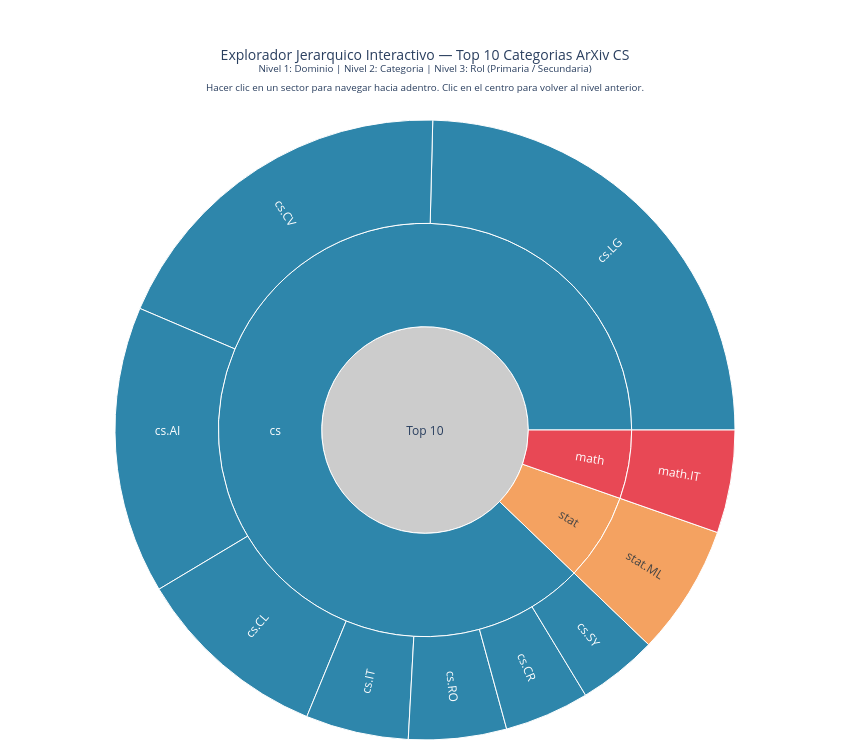

Notebook code for this chart:
### Markdown cell above
## 7e : Sunburst Chart Interactivo (Plotly)

### Code cell
# Plotly ya viene instalado en Colab, no requiere instalacion adicional.
import plotly.express as px
import plotly.graph_objects as go
from IPython.display import display, HTML

# ----------------------------------------------------------------
# CONSTRUCCION DE LA JERARQUIA
# Nivel 1: Prefijo de dominio (cs, math, eess, stat, etc.)
# Nivel 2: Categoria completa (cs.LG, cs.AI, math.NA, etc.)
# Nivel 3: Rol en el articulo (Primaria / Secundaria)
#
# Solo se incluyen articulos que contienen al menos una etiqueta
# del Top 10. La jerarquia se construye desde la perspectiva de
# cada etiqueta del Top 10: para cada articulo que la contiene,
# se registra si esa etiqueta actua como primaria o secundaria.
# ----------------------------------------------------------------

top10_set = set(top10)

rows_sunburst = []

for _, row in df.iterrows():
    cats = row['cat_list']
    cats_in_top10 = [c for c in cats if c in top10_set]

    if not cats_in_top10:
        continue

    primary = row['primary_category']

    for cat in cats_in_top10:
        prefix = cat.split('.')[0]
        rol = 'Primaria' if cat == primary else 'Secundaria'

        rows_sunburst.append({
            'Prefijo': prefix,
            'Categoria': cat,
            'Rol': rol,
            'Conteo': 1
        })

df_sunburst = pd.DataFrame(rows_sunburst)

# Agregar conteos por cada combinacion Prefijo / Categoria / Rol
df_agg = (
    df_sunburst
    .groupby(['Prefijo', 'Categoria', 'Rol'], as_index=False)
    .sum()
)

# ----------------------------------------------------------------
# PALETA DE COLORES
# Cada prefijo de dominio recibe un color base distinto.
# Los roles (Primaria / Secundaria) heredan tonos del mismo color.
# ----------------------------------------------------------------

prefijos_unicos = df_agg['Prefijo'].unique().tolist()

paleta_base = [
    '#2E86AB', '#E84855', '#F4A261', '#2DC653', '#9B5DE5',
    '#F15BB5', '#FEE440', '#00BBF9', '#00F5D4', '#FF6B6B'
]

color_prefijo = {p: paleta_base[i % len(paleta_base)] for i, p in enumerate(prefijos_unicos)}

# Asignar color a cada fila segun prefijo
df_agg['Color'] = df_agg['Prefijo'].map(color_prefijo)

# ----------------------------------------------------------------
# CONSTRUCCION DEL SUNBURST CON go.Sunburst
# Se construyen manualmente los nodos de cada nivel para tener
# control total sobre etiquetas, valores y colores.
# ----------------------------------------------------------------

ids      = []
labels   = []
parents  = []
values   = []
colors   = []
customs  = []  # texto para hover

# Nivel raiz (invisible, solo sirve como ancla)
ids.append('root')
labels.append('Top 10')
parents.append('')
values.append(int(df_agg['Conteo'].sum()))
colors.append('#CCCCCC')
customs.append('Total de menciones en el Top 10')

# Nivel 1: Prefijos de dominio
for prefijo in prefijos_unicos:
    sub = df_agg[df_agg['Prefijo'] == prefijo]
    total_prefijo = int(sub['Conteo'].sum())
    n_cats = sub['Categoria'].nunique()

    ids.append(prefijo)
    labels.append(prefijo)
    parents.append('root')
    values.append(total_prefijo)
    colors.append(color_prefijo[prefijo])
    customs.append(
        f'Dominio: {prefijo}<br>'
        f'Total menciones: {total_prefijo:,}<br>'
        f'Categorias en Top 10: {n_cats}'
    )

# Nivel 2: Categorias completas
for cat in df_agg['Categoria'].unique():
    sub_cat = df_agg[df_agg['Categoria'] == cat]
    prefijo = cat.split('.')[0]
    total_cat = int(sub_cat['Conteo'].sum())
    n_primaria = int(sub_cat.loc[sub_cat['Rol'] == 'Primaria', 'Conteo'].sum())
    n_secundaria = int(sub_cat.loc[sub_cat['Rol'] == 'Secundaria', 'Conteo'].sum())
    pct_primaria = round(100 * n_primaria / total_cat, 1) if total_cat > 0 else 0

    ids.append(cat)
    labels.append(cat)
    parents.append(prefijo)
    values.append(total_cat)
    colors.append(color_prefijo.get(prefijo, '#AAAAAA'))
    customs.append(
        f'Categoria: {cat}<br>'
        f'Total menciones: {total_cat:,}<br>'
        f'Como Primaria: {n_primaria:,} ({pct_primaria}%)<br>'
        f'Como Secundaria: {n_secundaria:,} ({100 - pct_primaria}%)'
    )

# Nivel 3: Rol (Primaria / Secundaria)
for _, row in df_agg.iterrows():
    node_id = f"{row['Categoria']}_{row['Rol']}"
    pct = round(100 * row['Conteo'] / df_agg.loc[df_agg['Categoria'] == row['Categoria'], 'Conteo'].sum(), 1)

    ids.append(node_id)
    labels.append(row['Rol'])
    parents.append(row['Categoria'])
    values.append(int(row['Conteo']))
    colors.append(
        color_prefijo.get(row['Categoria'].split('.')[0], '#AAAAAA')
        if row['Rol'] == 'Primaria'
        else '#CCCCCC'
    )
    customs.append(
        f"Categoria: {row['Categoria']}<br>"
        f"Rol: {row['Rol']}<br>"
        f"Menciones: {int(row['Conteo']):,} ({pct}% de la categoria)"
    )

# ----------------------------------------------------------------
# FIGURA
# ----------------------------------------------------------------

fig = go.Figure(go.Sunburst(
    ids=ids,
    labels=labels,
    parents=parents,
    values=values,
    marker=dict(colors=colors),
    customdata=customs,
    hovertemplate='%{customdata}<extra></extra>',
    branchvalues='total',
    maxdepth=3,
    insidetextorientation='radial'
))

fig.update_layout(
    title=dict(
        text=(
            'Explorador Jerarquico Interactivo — Top 10 Categorias ArXiv CS<br>'
            '<sup>Nivel 1: Dominio | Nivel 2: Categoria | Nivel 3: Rol (Primaria / Secundaria)</sup><br>'
            '<sup>Hacer clic en un sector para navegar hacia adentro. '
            'Clic en el centro para volver al nivel anterior.</sup>'
        ),
        x=0.5,
        xanchor='center',
        font=dict(size=14)
    ),
    margin=dict(t=120, l=10, r=10, b=10),
    width=850,
    height=750
)

fig.show()

# Exportar como HTML interactivo para compartir o abrir en el navegador
fig.write_html('sunburst_arxiv_top10.html')
print('Figura interactiva guardada como sunburst_arxiv_top10.html')
print('El archivo HTML se puede abrir en cualquier navegador sin dependencias adicionales.')

### Figure 1 — Plotly figure (JSON) as saved in the notebook; plotly's stock layout.template omitted (floating-point values rounded to 4 significant figures)
{"data": [{"branchvalues": "total", "customdata": ["Total de menciones en el Top 10", "Dominio: cs<br>Total menciones: 833,356<br>Categorias en Top 10: 8", "Dominio: math<br>Total menciones: 50,902<br>Categorias en Top 10: 1", "Dominio: stat<br>Total menciones: 64,603<br>Categorias en Top 10: 1", "Categoria: cs.AI<br>Total menciones: 142,311<br>Como Primaria: 35,511 (25.0%)<br>Como Secundaria: 106,800 (75.0%)", "Categoria: cs.CL<br>Total menciones: 96,696<br>Como Primaria: 77,738 (80.4%)<br>Como Secundaria: 18,958 (19.599999999999994%)", "Categoria: cs.CR<br>Total menciones: 41,963<br>Como Primaria: 31,310 (74.6%)<br>Como Secundaria: 10,653 (25.400000000000006%)", "Categoria: cs.CV<br>Total menciones: 180,144<br>Como Primaria: 142,953 (79.4%)<br>Como Secundaria: 37,191 (20.599999999999994%)", "Categoria: cs.IT<br>Total menciones: 50,902<br>Como Primaria: 39,054 (76.7%)<br>Como Secundaria: 11,848 (23.299999999999997%)", "Categoria: cs.LG<br>Total menciones: 233,426<br>Como Primaria: 127,899 (54.8%)<br>Como Secundaria: 105,527 (45.2%)", "Categoria: cs.RO<br>Total menciones: 48,442<br>Como Primaria: 37,322 (77.0%)<br>Como Secundaria: 11,120 (23.0%)", "Categoria: cs.SY<br>Total menciones: 39,472<br>Como Primaria: 4,949 (12.5%)<br>Como Secundaria: 34,523 (87.5%)", "Categoria: math.IT<br>Total menciones: 50,902<br>Como Primaria: 0 (0.0%)<br>Como Secundaria: 50,902 (100.0%)", "Categoria: stat.ML<br>Total menciones: 64,603<br>Como Primaria: 17,215 (26.6%)<br>Como Secundaria: 47,388 (73.4%)", "Categoria: cs.AI<br>Rol: Primaria<br>Menciones: 35,511 (25.0% de la categoria)", "Categoria: cs.AI<br>Rol: Secundaria<br>Menciones: 106,800 (75.0% de la categoria)", "Categoria: cs.CL<br>Rol: Primaria<br>Menciones: 77,738 (80.4% de la categoria)", "Categoria: cs.CL<br>Rol: Secundaria<br>Menciones: 18,958 (19.6% de la categoria)", "Categoria: cs.CR<br>Rol: Primaria<br>Menciones: 31,310 (74.6% de la categoria)", "Categoria: cs.CR<br>Rol: Secundaria<br>Menciones: 10,653 (25.4% de la categoria)", "Categoria: cs.CV<br>Rol: Primaria<br>Menciones: 142,953 (79.4% de la categoria)", "Categoria: cs.CV<br>Rol: Secundaria<br>Menciones: 37,191 (20.6% de la categoria)", "Categoria: cs.IT<br>Rol: Primaria<br>Menciones: 39,054 (76.7% de la categoria)", "Categoria: cs.IT<br>Rol: Secundaria<br>Menciones: 11,848 (23.3% de la categoria)", "Categoria: cs.LG<br>Rol: Primaria<br>Menciones: 127,899 (54.8% de la categoria)", "Categoria: cs.LG<br>Rol: Secundaria<br>Menciones: 105,527 (45.2% de la categoria)", "Categoria: cs.RO<br>Rol: Primaria<br>Menciones: 37,322 (77.0% de la categoria)", "Categoria: cs.RO<br>Rol: Secundaria<br>Menciones: 11,120 (23.0% de la categoria)", "Categoria: cs.SY<br>Rol: Primaria<br>Menciones: 4,949 (12.5% de la categoria)", "Categoria: cs.SY<br>Rol: Secundaria<br>Menciones: 34,523 (87.5% de la categoria)", "Categoria: math.IT<br>Rol: Secundaria<br>Menciones: 50,902 (100.0% de la categoria)", "Categoria: stat.ML<br>Rol: Primaria<br>Menciones: 17,215 (26.6% de la categoria)", "Categoria: stat.ML<br>Rol: Secundaria<br>Menciones: 47,388 (73.4% de la categoria)"], "hovertemplate": "%{customdata}<extra></extra>", "ids": ["root", "cs", "math", "stat", "cs.AI", "cs.CL", "cs.CR", "cs.CV", "cs.IT", "cs.LG", "cs.RO", "cs.SY", "math.IT", "stat.ML", "cs.AI_Primaria", "cs.AI_Secundaria", "cs.CL_Primaria", "cs.CL_Secundaria", "cs.CR_Primaria", "cs.CR_Secundaria", "cs.CV_Primaria", "cs.CV_Secundaria", "cs.IT_Primaria", "cs.IT_Secundaria", "cs.LG_Primaria", "cs.LG_Secundaria", "cs.RO_Primaria", "cs.RO_Secundaria", "cs.SY_Primaria", "cs.SY_Secundaria", "math.IT_Secundaria", "stat.ML_Primaria", "stat.ML_Secundaria"], "insidetextorientation": "radial", "labels": ["Top 10", "cs", "math", "stat", "cs.AI", "cs.CL", "cs.CR", "cs.CV", "cs.IT", "cs.LG", "cs.RO", "cs.SY", "math.IT", "stat.ML", "Primaria", "Secundaria", "Primaria", "Secundaria", "Primaria", "Secundaria", "Primaria", "Secundaria", "Primaria", "Secundaria", "Primaria", "Secundaria", "Primaria", "Secundaria", "Primaria", "Secundaria", "Secundaria", "Primaria", "Secundaria"], "marker": {"colors": ["#CCCCCC", "#2E86AB", "#E84855", "#F4A261", "#2E86AB", "#2E86AB", "#2E86AB", "#2E86AB", "#2E86AB", "#2E86AB", "#2E86AB", "#2E86AB", "#E84855", "#F4A261", "#2E86AB", "#CCCCCC", "#2E86AB", "#CCCCCC", "#2E86AB", "#CCCCCC", "#2E86AB", "#CCCCCC", "#2E86AB", "#CCCCCC", "#2E86AB", "#CCCCCC", "#2E86AB", "#CCCCCC", "#2E86AB", "#CCCCCC", "#CCCCCC", "#F4A261", "#CCCCCC"]}, "maxdepth": 3, "parents": ["", "root", "root", "root", "cs", "cs", "cs", "cs", "cs", "cs", "cs", "cs", "math", "stat", "cs.AI", "cs.AI", "cs.CL", "cs.CL", "cs.CR", "cs.CR", "cs.CV", "cs.CV", "cs.IT", "cs.IT", "cs.LG", "cs.LG", "cs.RO", "cs.RO", "cs.SY", "cs.SY", "math.IT", "stat.ML", "stat.ML"], "type": "sunburst", "values": [948861, 833356, 50902, 64603, 142311, 96696, 41963, 180144, 50902, 233426, 48442, 39472, 50902, 64603, 35511, 106800, 77738, 18958, 31310, 10653, 142953, 37191, 39054, 11848, 127899, 105527, 37322, 11120, 4949, 34523, 50902, 17215, 47388]}], "layout": {"height": 750, "margin": {"b": 10, "l": 10, "r": 10, "t": 120}, "title": {"font": {"size": 14}, "text": "Explorador Jerarquico Interactivo — Top 10 Categorias ArXiv CS<br><sup>Nivel 1: Dominio | Nivel 2: Categoria | Nivel 3: Rol (Primaria / Secundaria)</sup><br><sup>Hacer clic en un sector para navegar hacia adentro. Clic en el centro para volver al nivel anterior.</sup>", "x": 0.5, "xanchor": "center"}, "width": 850}}
